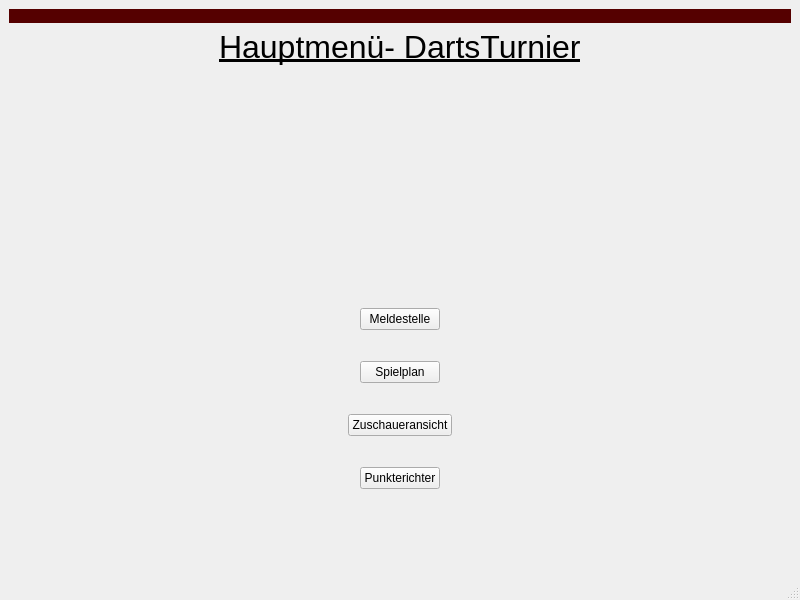
<?xml version="1.0" encoding="UTF-8"?>
<ui version="4.0">
 <class>MainMenu</class>
 <widget class="QMainWindow" name="MainMenu">
  <property name="geometry">
   <rect>
    <x>0</x>
    <y>0</y>
    <width>800</width>
    <height>600</height>
   </rect>
  </property>
  <property name="windowTitle">
   <string>MainMenu</string>
  </property>
  <widget class="QWidget" name="centralwidget">
   <layout class="QGridLayout" name="gridLayout">
    <item row="0" column="0">
     <layout class="QVBoxLayout" name="verticalLayout">
      <item>
       <widget class="QLabel" name="label">
        <property name="sizePolicy">
         <sizepolicy hsizetype="Preferred" vsizetype="Maximum">
          <horstretch>0</horstretch>
          <verstretch>0</verstretch>
         </sizepolicy>
        </property>
        <property name="palette">
         <palette>
          <active>
           <colorrole role="WindowText">
            <brush brushstyle="SolidPattern">
             <color alpha="255">
              <red>255</red>
              <green>255</green>
              <blue>255</blue>
             </color>
            </brush>
           </colorrole>
           <colorrole role="Button">
            <brush brushstyle="SolidPattern">
             <color alpha="255">
              <red>85</red>
              <green>0</green>
              <blue>0</blue>
             </color>
            </brush>
           </colorrole>
           <colorrole role="Light">
            <brush brushstyle="SolidPattern">
             <color alpha="255">
              <red>127</red>
              <green>0</green>
              <blue>0</blue>
             </color>
            </brush>
           </colorrole>
           <colorrole role="Midlight">
            <brush brushstyle="SolidPattern">
             <color alpha="255">
              <red>106</red>
              <green>0</green>
              <blue>0</blue>
             </color>
            </brush>
           </colorrole>
           <colorrole role="Dark">
            <brush brushstyle="SolidPattern">
             <color alpha="255">
              <red>42</red>
              <green>0</green>
              <blue>0</blue>
             </color>
            </brush>
           </colorrole>
           <colorrole role="Mid">
            <brush brushstyle="SolidPattern">
             <color alpha="255">
              <red>56</red>
              <green>0</green>
              <blue>0</blue>
             </color>
            </brush>
           </colorrole>
           <colorrole role="Text">
            <brush brushstyle="SolidPattern">
             <color alpha="255">
              <red>255</red>
              <green>255</green>
              <blue>255</blue>
             </color>
            </brush>
           </colorrole>
           <colorrole role="BrightText">
            <brush brushstyle="SolidPattern">
             <color alpha="255">
              <red>255</red>
              <green>255</green>
              <blue>255</blue>
             </color>
            </brush>
           </colorrole>
           <colorrole role="ButtonText">
            <brush brushstyle="SolidPattern">
             <color alpha="255">
              <red>255</red>
              <green>255</green>
              <blue>255</blue>
             </color>
            </brush>
           </colorrole>
           <colorrole role="Base">
            <brush brushstyle="SolidPattern">
             <color alpha="255">
              <red>0</red>
              <green>0</green>
              <blue>0</blue>
             </color>
            </brush>
           </colorrole>
           <colorrole role="Window">
            <brush brushstyle="SolidPattern">
             <color alpha="255">
              <red>85</red>
              <green>0</green>
              <blue>0</blue>
             </color>
            </brush>
           </colorrole>
           <colorrole role="Shadow">
            <brush brushstyle="SolidPattern">
             <color alpha="255">
              <red>0</red>
              <green>0</green>
              <blue>0</blue>
             </color>
            </brush>
           </colorrole>
           <colorrole role="AlternateBase">
            <brush brushstyle="SolidPattern">
             <color alpha="255">
              <red>42</red>
              <green>0</green>
              <blue>0</blue>
             </color>
            </brush>
           </colorrole>
           <colorrole role="ToolTipBase">
            <brush brushstyle="SolidPattern">
             <color alpha="255">
              <red>255</red>
              <green>255</green>
              <blue>220</blue>
             </color>
            </brush>
           </colorrole>
           <colorrole role="ToolTipText">
            <brush brushstyle="SolidPattern">
             <color alpha="255">
              <red>0</red>
              <green>0</green>
              <blue>0</blue>
             </color>
            </brush>
           </colorrole>
           <colorrole role="PlaceholderText">
            <brush brushstyle="SolidPattern">
             <color alpha="128">
              <red>255</red>
              <green>255</green>
              <blue>255</blue>
             </color>
            </brush>
           </colorrole>
          </active>
          <inactive>
           <colorrole role="WindowText">
            <brush brushstyle="SolidPattern">
             <color alpha="255">
              <red>255</red>
              <green>255</green>
              <blue>255</blue>
             </color>
            </brush>
           </colorrole>
           <colorrole role="Button">
            <brush brushstyle="SolidPattern">
             <color alpha="255">
              <red>85</red>
              <green>0</green>
              <blue>0</blue>
             </color>
            </brush>
           </colorrole>
           <colorrole role="Light">
            <brush brushstyle="SolidPattern">
             <color alpha="255">
              <red>127</red>
              <green>0</green>
              <blue>0</blue>
             </color>
            </brush>
           </colorrole>
           <colorrole role="Midlight">
            <brush brushstyle="SolidPattern">
             <color alpha="255">
              <red>106</red>
              <green>0</green>
              <blue>0</blue>
             </color>
            </brush>
           </colorrole>
           <colorrole role="Dark">
            <brush brushstyle="SolidPattern">
             <color alpha="255">
              <red>42</red>
              <green>0</green>
              <blue>0</blue>
             </color>
            </brush>
           </colorrole>
           <colorrole role="Mid">
            <brush brushstyle="SolidPattern">
             <color alpha="255">
              <red>56</red>
              <green>0</green>
              <blue>0</blue>
             </color>
            </brush>
           </colorrole>
           <colorrole role="Text">
            <brush brushstyle="SolidPattern">
             <color alpha="255">
              <red>255</red>
              <green>255</green>
              <blue>255</blue>
             </color>
            </brush>
           </colorrole>
           <colorrole role="BrightText">
            <brush brushstyle="SolidPattern">
             <color alpha="255">
              <red>255</red>
              <green>255</green>
              <blue>255</blue>
             </color>
            </brush>
           </colorrole>
           <colorrole role="ButtonText">
            <brush brushstyle="SolidPattern">
             <color alpha="255">
              <red>255</red>
              <green>255</green>
              <blue>255</blue>
             </color>
            </brush>
           </colorrole>
           <colorrole role="Base">
            <brush brushstyle="SolidPattern">
             <color alpha="255">
              <red>0</red>
              <green>0</green>
              <blue>0</blue>
             </color>
            </brush>
           </colorrole>
           <colorrole role="Window">
            <brush brushstyle="SolidPattern">
             <color alpha="255">
              <red>85</red>
              <green>0</green>
              <blue>0</blue>
             </color>
            </brush>
           </colorrole>
           <colorrole role="Shadow">
            <brush brushstyle="SolidPattern">
             <color alpha="255">
              <red>0</red>
              <green>0</green>
              <blue>0</blue>
             </color>
            </brush>
           </colorrole>
           <colorrole role="AlternateBase">
            <brush brushstyle="SolidPattern">
             <color alpha="255">
              <red>42</red>
              <green>0</green>
              <blue>0</blue>
             </color>
            </brush>
           </colorrole>
           <colorrole role="ToolTipBase">
            <brush brushstyle="SolidPattern">
             <color alpha="255">
              <red>255</red>
              <green>255</green>
              <blue>220</blue>
             </color>
            </brush>
           </colorrole>
           <colorrole role="ToolTipText">
            <brush brushstyle="SolidPattern">
             <color alpha="255">
              <red>0</red>
              <green>0</green>
              <blue>0</blue>
             </color>
            </brush>
           </colorrole>
           <colorrole role="PlaceholderText">
            <brush brushstyle="SolidPattern">
             <color alpha="128">
              <red>255</red>
              <green>255</green>
              <blue>255</blue>
             </color>
            </brush>
           </colorrole>
          </inactive>
          <disabled>
           <colorrole role="WindowText">
            <brush brushstyle="SolidPattern">
             <color alpha="255">
              <red>42</red>
              <green>0</green>
              <blue>0</blue>
             </color>
            </brush>
           </colorrole>
           <colorrole role="Button">
            <brush brushstyle="SolidPattern">
             <color alpha="255">
              <red>85</red>
              <green>0</green>
              <blue>0</blue>
             </color>
            </brush>
           </colorrole>
           <colorrole role="Light">
            <brush brushstyle="SolidPattern">
             <color alpha="255">
              <red>127</red>
              <green>0</green>
              <blue>0</blue>
             </color>
            </brush>
           </colorrole>
           <colorrole role="Midlight">
            <brush brushstyle="SolidPattern">
             <color alpha="255">
              <red>106</red>
              <green>0</green>
              <blue>0</blue>
             </color>
            </brush>
           </colorrole>
           <colorrole role="Dark">
            <brush brushstyle="SolidPattern">
             <color alpha="255">
              <red>42</red>
              <green>0</green>
              <blue>0</blue>
             </color>
            </brush>
           </colorrole>
           <colorrole role="Mid">
            <brush brushstyle="SolidPattern">
             <color alpha="255">
              <red>56</red>
              <green>0</green>
              <blue>0</blue>
             </color>
            </brush>
           </colorrole>
           <colorrole role="Text">
            <brush brushstyle="SolidPattern">
             <color alpha="255">
              <red>42</red>
              <green>0</green>
              <blue>0</blue>
             </color>
            </brush>
           </colorrole>
           <colorrole role="BrightText">
            <brush brushstyle="SolidPattern">
             <color alpha="255">
              <red>255</red>
              <green>255</green>
              <blue>255</blue>
             </color>
            </brush>
           </colorrole>
           <colorrole role="ButtonText">
            <brush brushstyle="SolidPattern">
             <color alpha="255">
              <red>42</red>
              <green>0</green>
              <blue>0</blue>
             </color>
            </brush>
           </colorrole>
           <colorrole role="Base">
            <brush brushstyle="SolidPattern">
             <color alpha="255">
              <red>85</red>
              <green>0</green>
              <blue>0</blue>
             </color>
            </brush>
           </colorrole>
           <colorrole role="Window">
            <brush brushstyle="SolidPattern">
             <color alpha="255">
              <red>85</red>
              <green>0</green>
              <blue>0</blue>
             </color>
            </brush>
           </colorrole>
           <colorrole role="Shadow">
            <brush brushstyle="SolidPattern">
             <color alpha="255">
              <red>0</red>
              <green>0</green>
              <blue>0</blue>
             </color>
            </brush>
           </colorrole>
           <colorrole role="AlternateBase">
            <brush brushstyle="SolidPattern">
             <color alpha="255">
              <red>85</red>
              <green>0</green>
              <blue>0</blue>
             </color>
            </brush>
           </colorrole>
           <colorrole role="ToolTipBase">
            <brush brushstyle="SolidPattern">
             <color alpha="255">
              <red>255</red>
              <green>255</green>
              <blue>220</blue>
             </color>
            </brush>
           </colorrole>
           <colorrole role="ToolTipText">
            <brush brushstyle="SolidPattern">
             <color alpha="255">
              <red>0</red>
              <green>0</green>
              <blue>0</blue>
             </color>
            </brush>
           </colorrole>
           <colorrole role="PlaceholderText">
            <brush brushstyle="SolidPattern">
             <color alpha="128">
              <red>255</red>
              <green>255</green>
              <blue>255</blue>
             </color>
            </brush>
           </colorrole>
          </disabled>
         </palette>
        </property>
        <property name="autoFillBackground">
         <bool>true</bool>
        </property>
        <property name="text">
         <string/>
        </property>
       </widget>
      </item>
      <item alignment="Qt::AlignHCenter|Qt::AlignTop">
       <widget class="QLabel" name="label_2">
        <property name="font">
         <font>
          <pointsize>24</pointsize>
          <underline>true</underline>
         </font>
        </property>
        <property name="text">
         <string>Hauptmenü- DartsTurnier</string>
        </property>
       </widget>
      </item>
      <item>
       <spacer name="verticalSpacer_5">
        <property name="orientation">
         <enum>Qt::Vertical</enum>
        </property>
        <property name="sizeHint" stdset="0">
         <size>
          <width>20</width>
          <height>40</height>
         </size>
        </property>
       </spacer>
      </item>
      <item>
       <layout class="QVBoxLayout" name="verticalLayout_2">
        <item alignment="Qt::AlignHCenter">
         <widget class="QPushButton" name="playermanagmentPushButton">
          <property name="maximumSize">
           <size>
            <width>80</width>
            <height>25</height>
           </size>
          </property>
          <property name="text">
           <string>Meldestelle</string>
          </property>
         </widget>
        </item>
        <item>
         <spacer name="verticalSpacer_2">
          <property name="orientation">
           <enum>Qt::Vertical</enum>
          </property>
          <property name="sizeType">
           <enum>QSizePolicy::Maximum</enum>
          </property>
          <property name="sizeHint" stdset="0">
           <size>
            <width>20</width>
            <height>25</height>
           </size>
          </property>
         </spacer>
        </item>
        <item alignment="Qt::AlignHCenter">
         <widget class="QPushButton" name="pushButton_2">
          <property name="maximumSize">
           <size>
            <width>300</width>
            <height>16777215</height>
           </size>
          </property>
          <property name="text">
           <string>Spielplan</string>
          </property>
         </widget>
        </item>
        <item>
         <spacer name="verticalSpacer_3">
          <property name="orientation">
           <enum>Qt::Vertical</enum>
          </property>
          <property name="sizeType">
           <enum>QSizePolicy::Maximum</enum>
          </property>
          <property name="sizeHint" stdset="0">
           <size>
            <width>20</width>
            <height>25</height>
           </size>
          </property>
         </spacer>
        </item>
        <item alignment="Qt::AlignHCenter">
         <widget class="QPushButton" name="ViewerPushButton">
          <property name="maximumSize">
           <size>
            <width>300</width>
            <height>16777215</height>
           </size>
          </property>
          <property name="text">
           <string>Zuschaueransicht</string>
          </property>
         </widget>
        </item>
        <item>
         <spacer name="verticalSpacer_4">
          <property name="orientation">
           <enum>Qt::Vertical</enum>
          </property>
          <property name="sizeType">
           <enum>QSizePolicy::Maximum</enum>
          </property>
          <property name="sizeHint" stdset="0">
           <size>
            <width>20</width>
            <height>25</height>
           </size>
          </property>
         </spacer>
        </item>
        <item alignment="Qt::AlignHCenter">
         <widget class="QPushButton" name="pushButton_3">
          <property name="maximumSize">
           <size>
            <width>300</width>
            <height>16777215</height>
           </size>
          </property>
          <property name="text">
           <string>Punkterichter</string>
          </property>
         </widget>
        </item>
        <item>
         <spacer name="verticalSpacer">
          <property name="orientation">
           <enum>Qt::Vertical</enum>
          </property>
          <property name="sizeType">
           <enum>QSizePolicy::Maximum</enum>
          </property>
          <property name="sizeHint" stdset="0">
           <size>
            <width>20</width>
            <height>80</height>
           </size>
          </property>
         </spacer>
        </item>
       </layout>
      </item>
     </layout>
    </item>
   </layout>
  </widget>
  <widget class="QStatusBar" name="statusbar"/>
  <action name="actionsdf">
   <property name="text">
    <string>sdf</string>
   </property>
  </action>
 </widget>
 <resources/>
 <connections/>
</ui>
